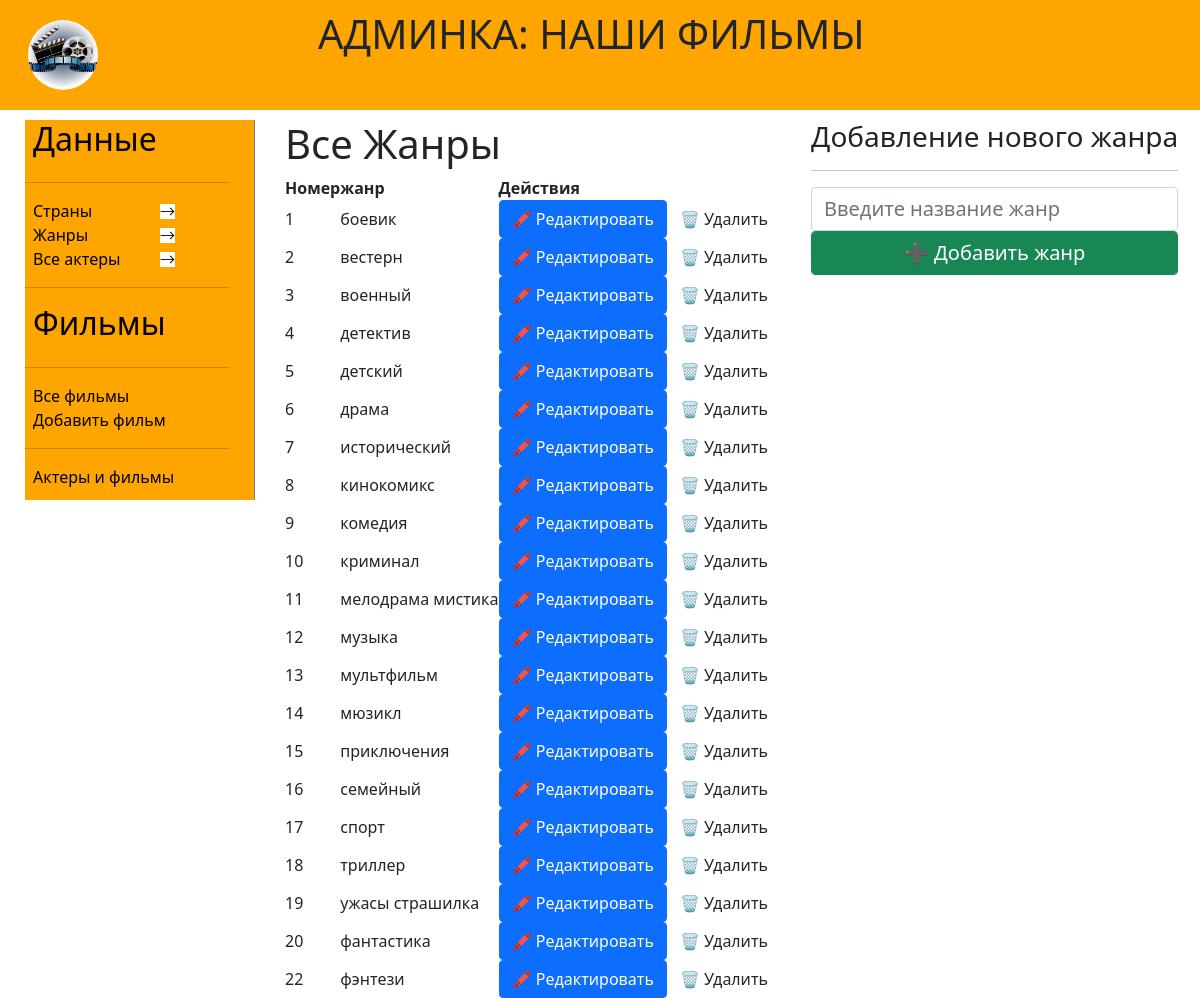
Page /admin/adminGenres.php on the committed database.
### tables this page shows
CREATE TABLE `genres` (
  `id_genre` int(11) NOT NULL,
  `name_genre` varchar(30) NOT NULL
);

### admin/adminClasses.php (called while the page is built, shortened)
<?php
    require_once "../assets/classes/database.php";
        require_once '../assets/classes/genres.php';
    $db = new Db();
    $genres = new Genre($db);
?>

### assets/classes/genres.php (called while the page is built, shortened)
<?php
class Genre
{
    public Db $Pdo;
    private $tablname = "genres";
    public function __construct($db)
    {
        $this->Pdo = $db;
    }
    public function getAll()
    {
        $query = "SELECT * FROM " . $this->tablname;
        $stmt = $this->Pdo->query($query)->fetchAll();
        return $stmt;
    }
}

### assets/classes/database.php (called while the page is built, shortened)
<?php
class Db
{
    public PDO $connection;
    public function __construct()
    {
            $host = 'localhost';
            $dbname = 'Kinotheatre';
            $username = 'root';
            $password = '';
            $charset = 'UTF8';
            $options = [
                PDO::ATTR_DEFAULT_FETCH_MODE => PDO::FETCH_ASSOC
            ];
        $dsn = "mysql:host={$host};dbname={$dbname};charset={$charset}";
        try {
            $this->connection = new PDO($dsn, $username, $password, $options);
        }
        catch (PDOException $e) {
            echo "Db error: {$e ->getMessage()}";
            die;
        }
    }
    public function query($query, $params = []) {
        $this->stmt = $this->connection ->prepare($query);
        $this->stmt->execute($params);
        return $this->stmt;
    }
}
?>

### admin/adminGenres.php (the view, shortened to what this page needs)
<?php  require_once "adminMenu.php" ?>
<main>
    <h1>Все Жанры</h1>
    <table>
        <tr>
        <th>Номер</th>
        <th>жанр</th>
        <th colspan = "2">Действия</th>
        </tr>
        <?php
            foreach ($genres->getAll() as $key => $item) {
                ?>
                <tr>
                        <td><?= $item['id_genre'] ?></td>
                        <td><?= $item['name_genre'] ?></td>
                        <td>
                            <form action="#" method="get">
                                <button
                                    type="submit"
                                    name="submit-edit"
                                    class="btn btn-primary"
                                    value="<?= $item['id_genre'] ?>"
                                > &#128397;
                                    Редактировать
                                </button>
                            </form>
                        </td>
                        <td>
                            <form action="#" method="get">
                                <button
                                    type="submit"
                                    name="submit-delete"
                                    class="btn text-bg-danger"
                                    value="<?= $item['id_genre'] ?>"
                                > &#128465;
                                    Удалить
                                </button>
                            </form>
                        </td>
                    </tr>
                <?php
            }
            ?>
            </table>
</main>
<div class="new">
    <h3>Добавление нового жанра</h3>
    <hr>
    <form action="" method="Get" class="fs-4">
        <p>
            <input type="text" class="form-control fs-5" placeholder="Введите название жанр" name="genre" pattern="^[А-Яф-яЁё]+${1,50}" title="Вводим только на русском языке" required>
        </p>
        <p>
            <button type="submit" name="addgenre" class="form-control btn btn-success fs-5">&#10133; Добавить жанр</button>
        </p>
    </form>
</div>
</div>
</body>
</html>

### rows in the picture
genres: id_genre "1", name_genre "боевик"
genres: id_genre "2", name_genre "вестерн"
genres: id_genre "3", name_genre "военный"
genres: id_genre "4", name_genre "детектив"
genres: id_genre "5", name_genre "детский"
genres: id_genre "6", name_genre "драма"
genres: id_genre "7", name_genre "исторический"
genres: id_genre "8", name_genre "кинокомикс"
genres: id_genre "9", name_genre "комедия"
genres: id_genre "10", name_genre "криминал"
genres: id_genre "11", name_genre "мелодрама мистика"
genres: id_genre "12", name_genre "музыка"
genres: id_genre "13", name_genre "мультфильм"
genres: id_genre "14", name_genre "мюзикл"
genres: id_genre "15", name_genre "приключения"
genres: id_genre "16", name_genre "семейный"
genres: id_genre "17", name_genre "спорт"
genres: id_genre "18", name_genre "триллер"
genres: id_genre "19", name_genre "ужасы страшилка"
genres: id_genre "20", name_genre "фантастика"
genres: id_genre "22", name_genre "фэнтези"
